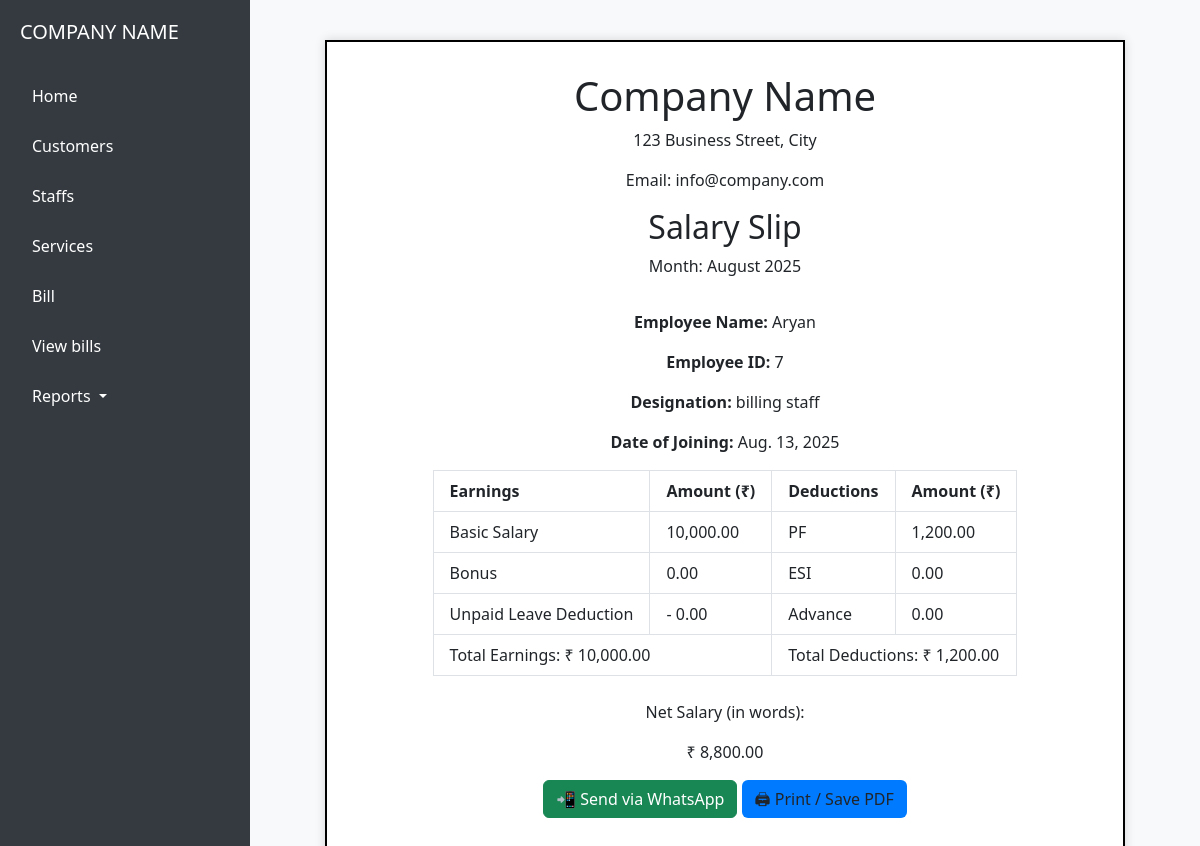
Screenshot of /salary-slip/2/ with the database file from the repository.
### core/models.py (models this page shows, shortened)
class SalaryRecord(models.Model):
    staff = models.ForeignKey('Staff', on_delete=models.CASCADE)
    unpaid_leave= models.IntegerField("Unpaid Leave(Days)", default=0)
    bonus = models.DecimalField("Bonus", max_digits=10, decimal_places=2, default=0)  # Editable
    pf = models.DecimalField("PF 12%", max_digits=10, decimal_places=2, blank=True, null=True)
    esi = models.DecimalField("ESI 1.75%", max_digits=10, decimal_places=2, blank=True, null=True, default=0)
    salary_advance = models.DecimalField("Salary Advance", max_digits=10, decimal_places=2, blank=True, null=True, default=0)
    date = models.DateField(auto_now_add=True)
    @property
    def per_day_salary(self):
        basic = Decimal(self.staff.basic_salary or 0)
        return basic / Decimal(30)
    @property
    def unpaid_leave_deduction(self):
        return self.per_day_salary * (self.unpaid_leave or 0)
    @property
    def total_gross(self):
        basic = Decimal(self.staff.basic_salary or 0)
        return basic + (self.bonus or 0) - (self.unpaid_leave_deduction or 0)
    @property
    def total_deductions(self):
        return (self.pf or 0) + (self.esi or 0) + (self.salary_advance or 0)
    @property
    def net_salary(self):
        return self.total_gross - self.total_deductions

class Staff(models.Model):
    name = models.CharField(max_length=100)
    phone = models.CharField(max_length=15, null=True, blank=True)
    email = models.EmailField(blank=True, null=True)
    position = models.CharField(max_length=100,null=True, blank=True)
    dob = models.DateField(default=timezone.now)
    address = models.TextField(default='N/A')
    gender = models.CharField(max_length=1, choices=GENDER_CHOICES, default='F')
    date = models.DateField(default=timezone.now)
    basic_salary = models.DecimalField(max_digits=10, decimal_places=2, default=0)

### core/views.py (the view)
# urls.py: path("salary-slip/<int:record_id>/", views.salary_slip_preview, name="salary_slip_preview"),
def salary_slip_preview(request, record_id):
    record = get_object_or_404(SalaryRecord.objects.select_related("staff"), id=record_id)
    staff = record.staff
    message = (
        f"Hi {staff.name},\n"
        f"Your salary slip for {record.date.strftime('%B %Y')} is ready.\n"
        f"Net Salary: ₹{record.net_salary}\n"
        f"View Slip: {request.build_absolute_uri(reverse('salary_slip_preview', args=[record.id]))}\n\n"
        f"- HR Team"
    )
    encoded_message = urllib.parse.quote(message)
    phone = staff.phone.strip().replace(" ", "").replace("+", "")
    if not phone.startswith("91"):  # default India
        phone = "91" + phone
    whatsapp_url = f"https://wa.me/{phone}?text={encoded_message}"
    return render(request, "core/salary_slip_preview.html", {
        "record": record,
        "whatsapp_url": whatsapp_url,
    })

### core/templates/core/salary_slip_preview.html (shortened to what this page needs)
{% extends "core/base.html" %}
{% load humanize %}
{% block content %}
<center>
<div class="a4-sheet text-sm">
  <div class="flex justify-between items-center border-b-2 border-gray-400 pb-3 mb-6">
    <div>
      <h1 class="text-xl font-bold">Company Name</h1>
      <p class="text-gray-600">123 Business Street, City</p>
      <p class="text-gray-600">Email: info@company.com</p>
    </div>
    <div class="text-right">
      <h2 class="text-2xl font-bold underline">Salary Slip</h2>
      <p class="text-gray-700">Month: {{ record.date|date:"F Y" }}</p>
    </div>
  </div>
  <div class="grid grid-cols-2 gap-4 mb-6 text-gray-800">
    <div>
      <p><strong>Employee Name:</strong> {{ record.staff.name }}</p>
      <p><strong>Employee ID:</strong> {{ record.staff.id }}</p>
      <p><strong>Designation:</strong> {{ record.staff.position }}</p>
    </div>
    <div>
      <p><strong>Date of Joining:</strong> {{ record.staff.date }}</p>
    </div>
  </div>
  <table class="w-full border border-gray-500 text-sm mb-6">
    <thead>
      <tr class="bg-gray-200">
        <th class="border border-gray-500 px-3 py-2 text-left">Earnings</th>
        <th class="border border-gray-500 px-3 py-2 text-right">Amount (₹)</th>
        <th class="border border-gray-500 px-3 py-2 text-left">Deductions</th>
        <th class="border border-gray-500 px-3 py-2 text-right">Amount (₹)</th>
      </tr>
    </thead>
    <tbody>
      <tr>
        <td class="border px-3 py-2">Basic Salary</td>
        <td class="border px-3 py-2 text-right">{{ record.staff.basic_salary|floatformat:2|intcomma }}</td>
        <td class="border px-3 py-2">PF</td>
        <td class="border px-3 py-2 text-right">{{ record.pf|floatformat:2|intcomma }}</td>
      </tr>
      <tr>
        <td class="border px-3 py-2">Bonus</td>
        <td class="border px-3 py-2 text-right">{{ record.bonus|floatformat:2|intcomma }}</td>
        <td class="border px-3 py-2">ESI</td>
        <td class="border px-3 py-2 text-right">{{ record.esi|floatformat:2|intcomma }}</td>
      </tr>
      <tr>
        <td class="border px-3 py-2">Unpaid Leave Deduction</td>
        <td class="border px-3 py-2 text-right">- {{ record.unpaid_leave_deduction|floatformat:2|intcomma }}</td>
        <td class="border px-3 py-2">Advance</td>
        <td class="border px-3 py-2 text-right">{{ record.salary_advance|floatformat:2|intcomma }}</td>
      </tr>
      <tr class="bg-gray-100 font-semibold">
        <td class="border px-3 py-2 text-right" colspan="2">
          Total Earnings: ₹ {{ record.total_gross|floatformat:2|intcomma }}
        </td>
        <td class="border px-3 py-2 text-right" colspan="2">
          Total Deductions: ₹ {{ record.total_deductions|floatformat:2|intcomma }}
        </td>
      </tr>
    </tbody>
  </table>
  <div class="flex justify-between items-center border-t-2 border-gray-400 pt-4 mb-10">
    <p class="font-bold text-gray-700">Net Salary (in words):</p>
    <p class="text-2xl font-bold text-green-700">₹ {{ record.net_salary|floatformat:2|intcomma }}</p>
  </div>
  <div class="flex justify-center gap-3 mt-8 print:hidden">
    <a href="{{ whatsapp_url }}" class="btn btn-success">
      📲 Send via WhatsApp
    </a>
    <a href="{% url 'salary_pdf' record.id %}">
    <button onclick="window.print()" target="_blank" class="btn" style="background: #007bff;">
      🖨 Print / Save PDF
    </button>
    </a>
  </div>
</div>
</center>
{% endblock %}

### core/templates/core/base.html (style rules this page uses)
body { margin: 0; font-family: 'Segoe UI', sans-serif; }

### core/templates/core/salary_slip_preview.html (style rules this page uses)
.a4-sheet { width: 800px; min-height: 1100px; margin: 20px auto; padding: 30px; border: 2px solid black; background: white; box-shadow: 0 0 10px rgba(0,0,0,0.15); }

### rows the page displays
SalaryRecord: date "August 2025", staff.name "Aryan", staff.id "7", staff.position "billing staff", staff "Aug. 13, 2025", staff.basic_salary "10,000.00", pf "1,200.00", bonus "0.00", esi "0.00", unpaid_leave_deduction "0.00", salary_advance "0.00", total_gross "10,000.00", total_deductions "1,200.00", net_salary "8,800.00"
